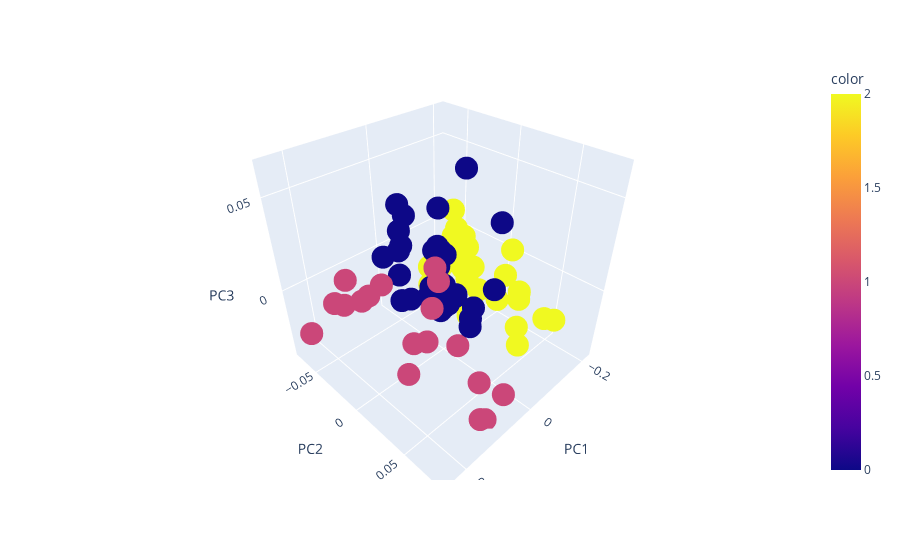

The cell this chart's notebook holds for it:
### Code cell
px.scatter_3d(results.iloc[:,:3], x="PC1", y="PC2", z="PC3", color=labels)
